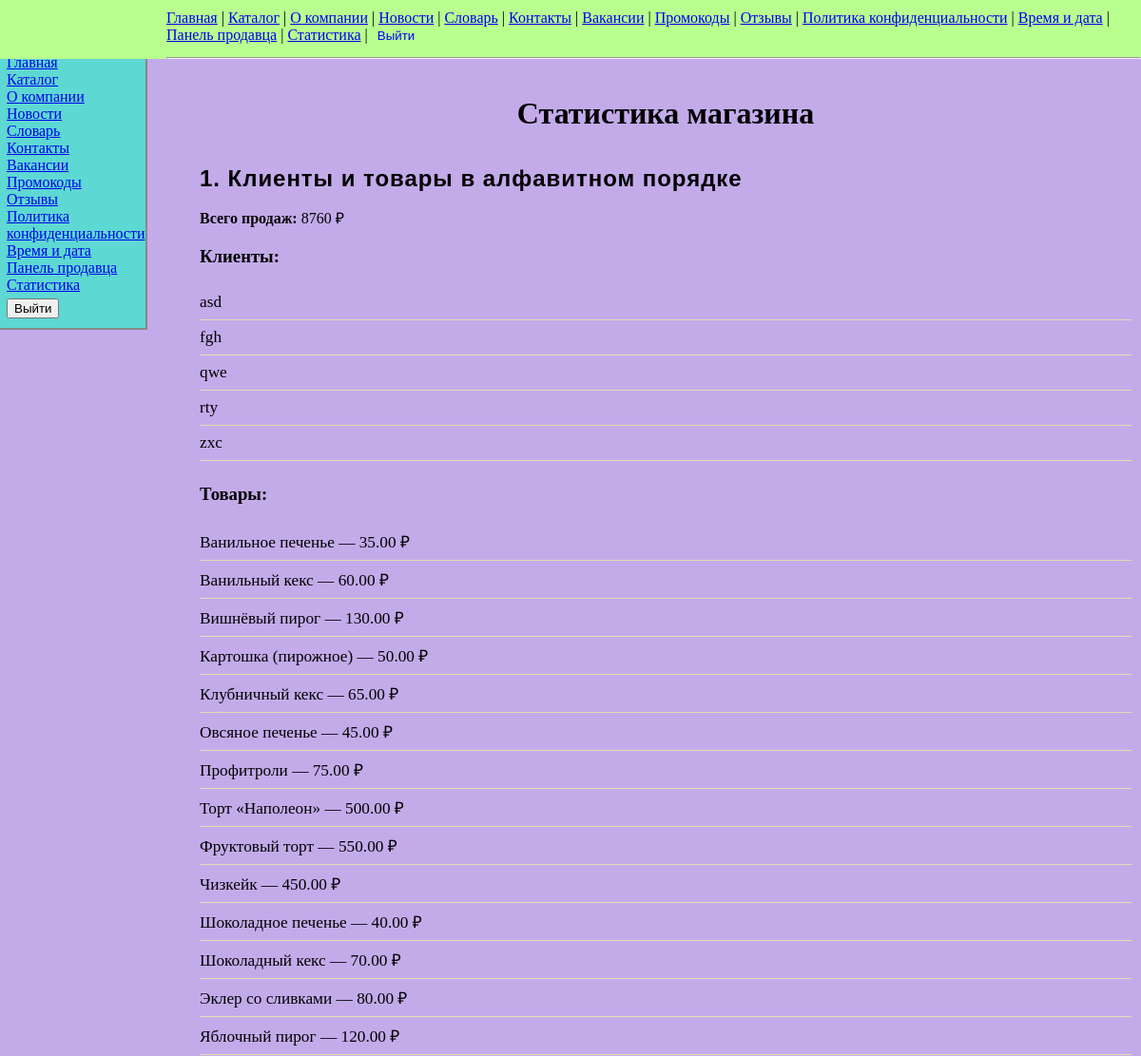
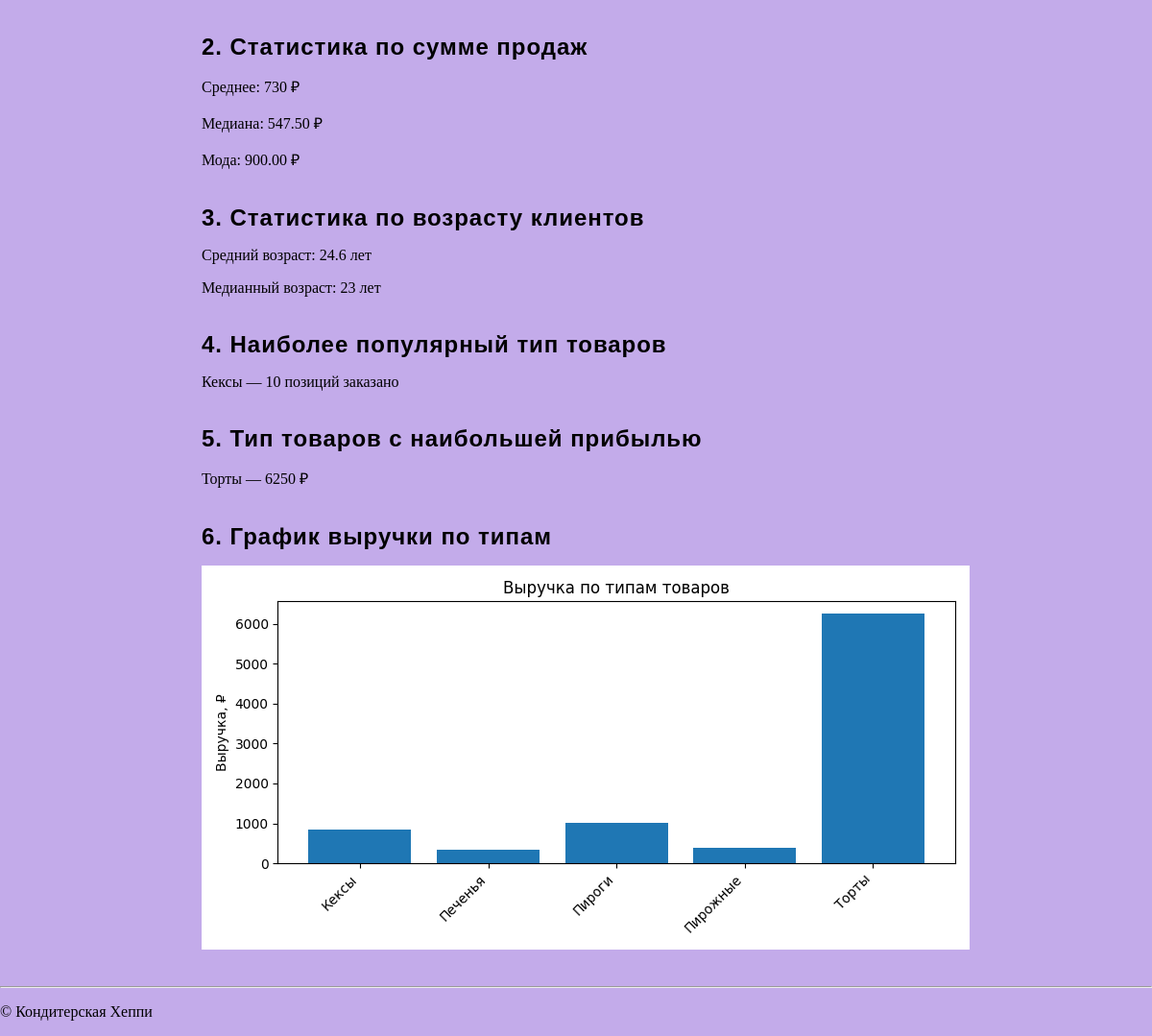
The page /stats/ (signed in) on the database its author committed (2 pictures, top to bottom).
### shop/models.py (models this page shows, shortened)
class Client(models.Model):
    user  = models.OneToOneField(settings.AUTH_USER_MODEL,
                                on_delete=models.CASCADE,
                                related_name='client_profile')
    phone = models.CharField(max_length=20, blank=True)
    assigned_to = models.ForeignKey(
        settings.AUTH_USER_MODEL,
        null=True,
        blank=True,
        on_delete=models.SET_NULL,
        related_name='clients_assigned'
    )
    birth_date  = models.DateField(null=True, blank=True)

class Product(models.Model):
    code = models.CharField(max_length=20, unique=True)
    name = models.CharField(max_length=150)
    product_type = models.ForeignKey(ProductType, on_delete=models.PROTECT, related_name='products')
    price = models.DecimalField(max_digits=8, decimal_places=2, validators=[MinValueValidator(0)])
    in_production = models.BooleanField(default=True)

class ProductType(models.Model):
    name = models.CharField(max_length=100, unique=True)
    description = models.TextField(blank=True)

### shop/views.py (the view)
# urls.py: re_path(r'^stats/$', views.StatsView.as_view(), name='stats'),
class StatsView(LoginRequiredMixin, SellerRequiredMixin, TemplateView):
    template_name = 'shop/stats.html'
    def get_context_data(self, **ctx):
        ctx = super().get_context_data(**ctx)
        ctx['clients_list'] = Client.objects.order_by('user__username')
        ctx['products_list'] = Product.objects.order_by('name')
        total_sales = Order.objects.aggregate(total=Sum('total_price'))['total'] or 0
        ctx['total_sales'] = total_sales
        sales = list(Order.objects.values_list('total_price', flat=True))
        ctx['sales_mean']   = mean(sales) if sales else 0
        ctx['sales_median'] = median(sales) if sales else 0
        modes = multimode(sales) if sales else []
        ctx['sales_mode']   = modes[0] if modes else None
        ages = []
        for client in Client.objects.exclude(birth_date__isnull=True):
            bd = client.birth_date
            today = date.today()
            age = today.year - bd.year - ((today.month, today.day) < (bd.month, bd.day))
            ages.append(age)
        ctx['ages_mean']   = mean(ages) if ages else None
        ctx['ages_median'] = median(ages) if ages else None
        pop = (Order.objects
               .values('items__product__product_type__name')
               .annotate(cnt=Count('items'))
               .order_by('-cnt')
               .first())
        ctx['most_popular_type'] = pop['items__product__product_type__name'] if pop else None
        ctx['most_popular_count'] = pop['cnt'] if pop else 0
        profit_qs = (
            OrderItem.objects
            .values(type_name=F('product__product_type__name'))
            .annotate(
                total_profit=Sum(
                    ExpressionWrapper(
                        F('quantity') * F('product__price'),
                        output_field=DecimalField(max_digits=12, decimal_places=2)
                    )
                )
            )
            .order_by('-total_profit')
        )
        if profit_qs:
            best = profit_qs[0]
            ctx['best_profit_type'] = best['type_name']
            ctx['best_profit_sum']  = best['total_profit']
        else:
            ctx['best_profit_type'] = None
            ctx['best_profit_sum']  = 0
        return ctx

### shop/views.py (called while the page is built)
    def test_func(self):
        return self.request.user.is_staff

### shop/templates/shop/stats.html (shortened to what this page needs)
{% extends 'base.html' %}
{% block content %}
<h1>Статистика магазина</h1>
<h2>1. Клиенты и товары в алфавитном порядке</h2>
<p><strong>Всего продаж:</strong> {{ total_sales }} ₽</p>
<h3>Клиенты:</h3>
<ul>
  {% for c in clients_list %}
    <li>
      {{ c.user.username }}
    </li>
  {% empty %}
    <li>Нет клиентов.</li>
  {% endfor %}
</ul>
<h3>Товары:</h3>
<ul>
  {% for p in products_list %}
    <li>
      {{ p.name }} — {{ p.price }} ₽
    </li>
  {% empty %}
    <li>Нет товаров.</li>
  {% endfor %}
</ul>
<h2>2. Статистика по сумме продаж</h2>
<p>Среднее: {{ sales_mean }} ₽</p>
<p>Медиана: {{ sales_median }} ₽</p>
<p>Мода: {{ sales_mode }} ₽</p>
<h2>3. Статистика по возрасту клиентов</h2>
{% if ages_mean != None %}
  <p>Средний возраст: {{ ages_mean }} лет</p>
  <p>Медианный возраст: {{ ages_median }} лет</p>
{% else %}
  <p>Нет данных о возрасте клиентов.</p>
{% endif %}
<h2>4. Наиболее популярный тип товаров</h2>
{% if most_popular_type %}
  <p>{{ most_popular_type }} — {{ most_popular_count }} позиций заказано</p>
{% else %}
  <p>Нет данных.</p>
{% endif %}
<h2>5. Тип товаров с наибольшей прибылью</h2>
{% if best_profit_type %}
  <p>{{ best_profit_type }} — {{ best_profit_sum }} ₽</p>
{% else %}
  <p>Нет данных.</p>
{% endif %}
<h2>6. График выручки по типам</h2>
<p><img src="{% url 'shop:stats_chart' %}" alt="График выручки"/></p>
{% endblock %}

### static/styles.css (style rules this page uses)
body { min-height: 100vh; margin: 0; background: rgba(102, 40, 201, 0.39); }
ul { list-style: none; padding-left: 0; margin-bottom: 24px; }
h2 { font-family: 'Montserrat', Arial, sans-serif; font-size: 1.5em; margin-top: 36px; margin-bottom: 12px; color: #000000; letter-spacing: 0.04em; }
ul li { font-size: 1.08em; padding: 8px 0; border-bottom: 1px solid #ecd9b0; }
h1 { text-align: center; }

### rows shown on the page
Client: user.username "asd"
Client: user.username "fgh"
Client: user.username "qwe"
Client: user.username "rty"
Client: user.username "zxc"
Product: name "Ванильное печенье", price "35.00"
Product: name "Ванильный кекс", price "60.00"
Product: name "Вишнёвый пирог", price "130.00"
Product: name "Картошка (пирожное)", price "50.00"
Product: name "Клубничный кекс", price "65.00"
Product: name "Овсяное печенье", price "45.00"
Product: name "Профитроли", price "75.00"
Product: name "Торт «Наполеон»", price "500.00"
Product: name "Фруктовый торт", price "550.00"
Product: name "Чизкейк", price "450.00"
Product: name "Шоколадное печенье", price "40.00"
Product: name "Шоколадный кекс", price "70.00"
Product: name "Эклер со сливками", price "80.00"
Product: name "Яблочный пирог", price "120.00"
ProductType: name "Кексы"
ProductType: name "Торты"

### other values the page prints
{{ total_sales }} "8760"
{{ sales_mean }} "730"
{{ sales_median }} "547.50"
{{ sales_mode }} "900.00"
{{ ages_mean }} "24.6"
{{ ages_median }} "23"
{{ most_popular_count }} "10"
{{ best_profit_sum }} "6250"
